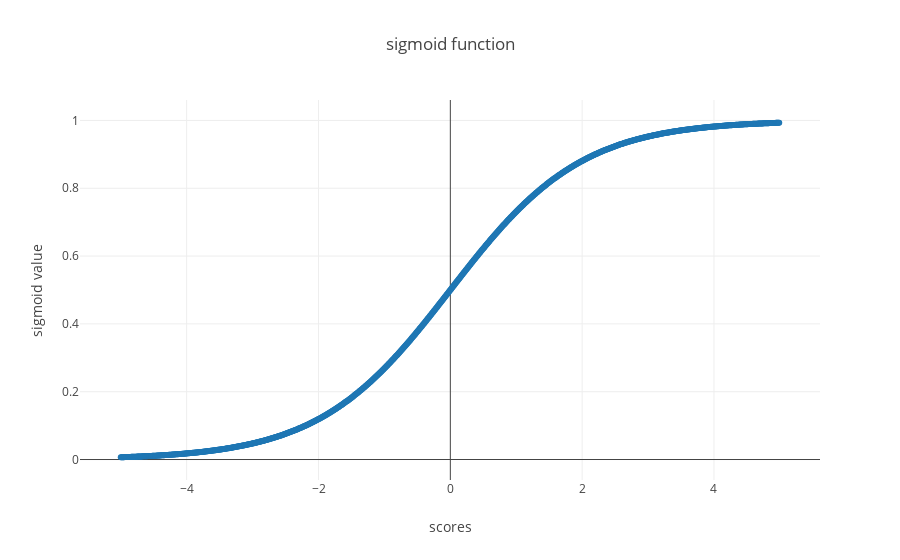

Write notebook code for a chart like this one.
### Code cell
from graph import trace_values, plot
x_values = [scaled_x/100 for scaled_x in list(range(-500, 500))]
y_values = [sigmoid(x) for x in x_values]

sigmoid_trace = trace_values(x_values, y_values)
plot([sigmoid_trace], {'title': 'sigmoid function', 'xaxis': {'title': 'scores'}, 'yaxis': {'title': 'sigmoid value'}})

### Figure 1 — Plotly figure (JSON) as saved in the notebook; plotly's stock layout.template omitted (floating-point values rounded to 4 significant figures; data arrays with more than 128 entries replaced by an {"elided": "..."} marker saying what was removed)
{"data": [{"mode": "markers", "name": "data", "text": [], "type": "scatter", "uid": "42c7de8f-7099-432f-98d7-01ecb3e22804", "x": {"elided": "1000 float values"}, "y": {"elided": "1000 float values"}}], "layout": {"autosize": true, "title": {"text": "sigmoid function"}, "xaxis": {"autorange": true, "range": [-5.612, 5.602], "title": {"text": "scores"}, "type": "linear"}, "yaxis": {"autorange": true, "range": [-0.06557, 1.066], "title": {"text": "sigmoid value"}, "type": "linear"}}}
